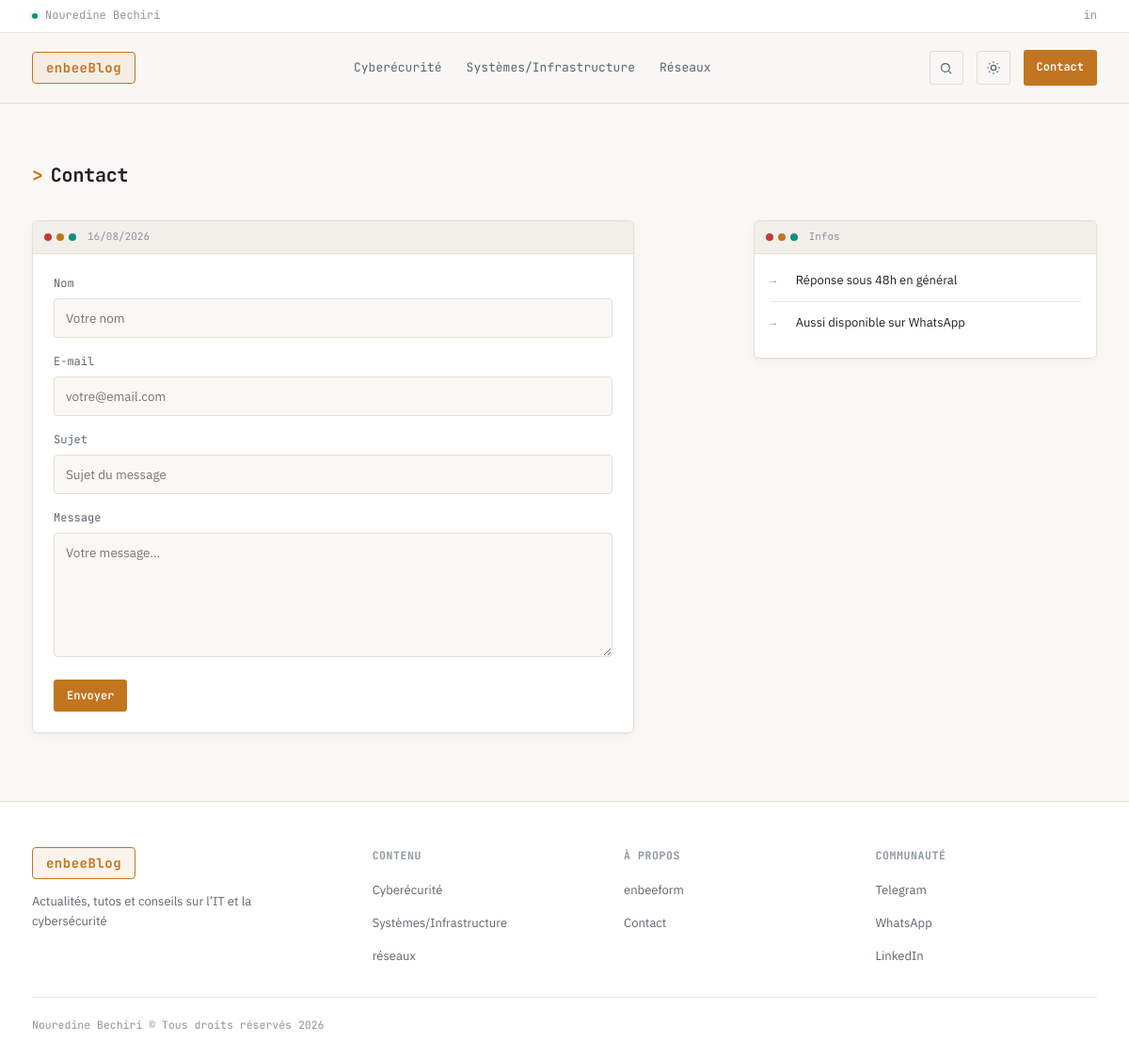
Screenshot of /blog/contact/ with the database file from the repository.
### blog/models.py (models this page shows, shortened)
class Category(models.Model):
    class Color(models.TextChoices):
        TEAL = "teal", "Teal (défaut)"
        AMBER = "amber", "Ambre"
        RED = "red", "Rouge"
    name = models.CharField("nom", max_length=80, unique=True)
    slug = models.SlugField("slug", max_length=90, unique=True, blank=True)
    description = models.CharField("description", max_length=255, blank=True)
    color = models.CharField(
        "couleur du tag", max_length=10, choices=Color.choices, default=Color.TEAL
    )
    class Meta:
        verbose_name = "catégorie"
        verbose_name_plural = "catégories"
        ordering = ["name"]

### blog/views.py (the view, shortened to what this page needs)
# urls.py: path("contact/", views.ContactView.as_view(), name="contact"),
class ContactView(NavContextMixin, FormView):
    template_name = "blog/contact.html"
    form_class = ContactForm
    success_url = reverse_lazy("blog:contact")

### blog/forms.py
class ContactForm(forms.Form):
    name = forms.CharField(
        label="Nom", max_length=100,
        widget=forms.TextInput(attrs={"placeholder": "Votre nom"}),
    )
    email = forms.EmailField(
        label="E-mail",
        widget=forms.EmailInput(attrs={"placeholder": "votre@email.com"}),
    )
    subject = forms.CharField(
        label="Sujet", max_length=150,
        widget=forms.TextInput(attrs={"placeholder": "Sujet du message"}),
    )
    message = forms.CharField(
        label="Message",
        widget=forms.Textarea(attrs={"placeholder": "Votre message...", "rows": 6}),
    )

### blog/views.py (called while the page is built)
    def get_context_data(self, **kwargs):
        context = super().get_context_data(**kwargs)
        context["nav_categories"] = Category.objects.all()
        return context

### templates/blog/contact.html (shortened to what this page needs)
{% extends "blog/base.html" %}
{% load static %}
{% block content %}
<section class="hero">
  <div class="wrap">
    <div class="section-head" style="margin-bottom:0;">
      <h2><span class="chevron">&gt;</span> Contact</h2>
    </div>
  </div>
</section>
<section class="section" style="padding-top:20px;">
  <div class="wrap">
    <div class="content-layout">
      <div class="term-card" style="max-width:640px;">
        <div class="term-titlebar">
          <div class="term-dots"><span></span><span></span><span></span></div>
          <span class="term-path">{% now "d/m/Y" %}</span>
        </div>
        <div class="term-body" style="padding:22px;">
          <form method="post" novalidate>
            {% for field in form %}
            <div style="margin-bottom:16px;">
              <label for="{{ field.id_for_label }}" style="display:block; font-family:var(--mono); font-size:12px; color:var(--text-dim); margin-bottom:6px;">
                {{ field.label }}
              </label>
              {{ field }}
            </div>
            {% endfor %}
            <button type="submit" class="btn-cta" style="border:none; cursor:pointer;">Envoyer</button>
          </form>
        </div>
      </div>
      <aside class="sidebar">
        <div class="side-box">
          <div class="term-titlebar">
            <div class="term-dots"><span></span><span></span><span></span></div>
            <span class="term-path">Infos</span>
          </div>
          <div class="side-list">
            <div class="side-item"><span class="num">→</span><div>Réponse sous 48h en général</div></div>
            <div class="side-item"><span class="num">→</span><div>Aussi disponible sur <a href="https://wa.me/qr/CGO7UGQV2W7NE1" target="_blank" rel="noopener">WhatsApp</a></div></div>
          </div>
        </div>
      </aside>
    </div>
  </div>
</section>
{% endblock %}

### templates/blog/base.html (shortened to what this page needs)
{% load static %}
<!DOCTYPE html>
<html lang="fr">
<head>
<link rel="stylesheet" href="{% static 'css/blog-styles.css' %}">
</head>
<body>
<div class="topline">
  <div class="wrap">
    <div class="status"><span class="dot-live"></span> <a href="/">Nouredine Bechiri</a> </div>
    <div class="social">
      <a href="https://linkedin.com/in/nouredinebechiri" aria-label="LinkedIn" target="_blank" rel="noopener">in</a>
    </div>
  </div>
</div>
<header class="site">
  <div class="wrap">
    <a class="logo" href="{% url 'blog:home' %}">
      <span class="mark">enbeeBlog</span>{% comment %} <span class="tag">blog IT</span> {% endcomment %}
    </a>
    <nav class="main">
      {% for category in nav_categories %}
        <a href="{% url 'blog:category_detail' category.slug %}"
           class="{% if request.resolver_match.kwargs.slug == category.slug %}active{% endif %}">
          {{ category.name|capfirst }}
        </a>
      {% endfor %}
    </nav>
    <div class="header-actions">
      <button class="btn-search" id="searchTrigger" aria-label="ouvrir la recherche">
        <svg width="15" height="15" viewBox="0 0 24 24" fill="none" stroke="currentColor" stroke-width="2"><circle cx="11" cy="11" r="7"/><line x1="21" y1="21" x2="16.65" y2="16.65"/></svg>
      </button>
      <button class="btn-theme" aria-label="basculer le thème">
      </button>
      <a class="btn-cta" href="{% url 'blog:contact' %}">Contact</a>
    </div>
  </div>
</header>
{% block content %}{% endblock %}
<footer>
  <div class="wrap">
    <div class="footer-grid">
      <div class="footer-about">
        <a class="logo" href="{% url 'blog:home' %}" style="margin-bottom:14px; display:flex;">
          <span class="mark">enbeeBlog</span>
        </a>
        <p>Actualités, tutos et conseils sur l’IT et la cybersécurité</p>
      </div>
      <div>
        <h4>Contenu</h4>
        <ul>
          {% for category in nav_categories %}
            <li><a href="{% url 'blog:category_detail' category.slug %}">{{ category.name }}</a></li>
          {% endfor %}
        </ul>
      </div>
      <div>
        <h4>À propos</h4>
        <ul>
          <li><a href="{% url 'blog:about' %}">enbeeform</a></li>
          <li><a href="{% url 'blog:contact' %}">Contact</a></li>
        </ul>
      </div>
      <div>
        <h4>Communauté</h4>
        <ul>
          <li><a href="https://t.me/nouredinebechiri" target="_blank" rel="noopener">Telegram</a></li>
          <li><a href="https://wa.me/qr/CGO7UGQV2W7NE1" target="_blank" rel="noopener">WhatsApp</a></li>
          <li><a href="https://linkedin.com/in/nouredinebechiri" target="_blank" rel="noopener">LinkedIn</a></li>
        </ul>
      </div>
    </div>
    <div class="footer-bottom">
      <span>Nouredine Bechiri © Tous droits réservés {% now "Y" %}</span>
    </div>
  </div>
</footer>
</body>
</html>

### templates/blog/contact.html (style rules this page uses)
input[type="text"], input[type="email"], textarea { width:100%; border:1px solid var(--border); border-radius:4px; background:var(--bg); color:var(--text); font-family:var(--sans); font-size:13.5px; padding:11px 12px; outline:none; }

### rows the page displays
Category: name "Cyberécurité"
Category: name "Systèmes/Infrastructure"
Category: name "Réseaux", name "réseaux"

### other values shown
{{ field.label }} "Nom" "E-mail" "Sujet" "Message"
